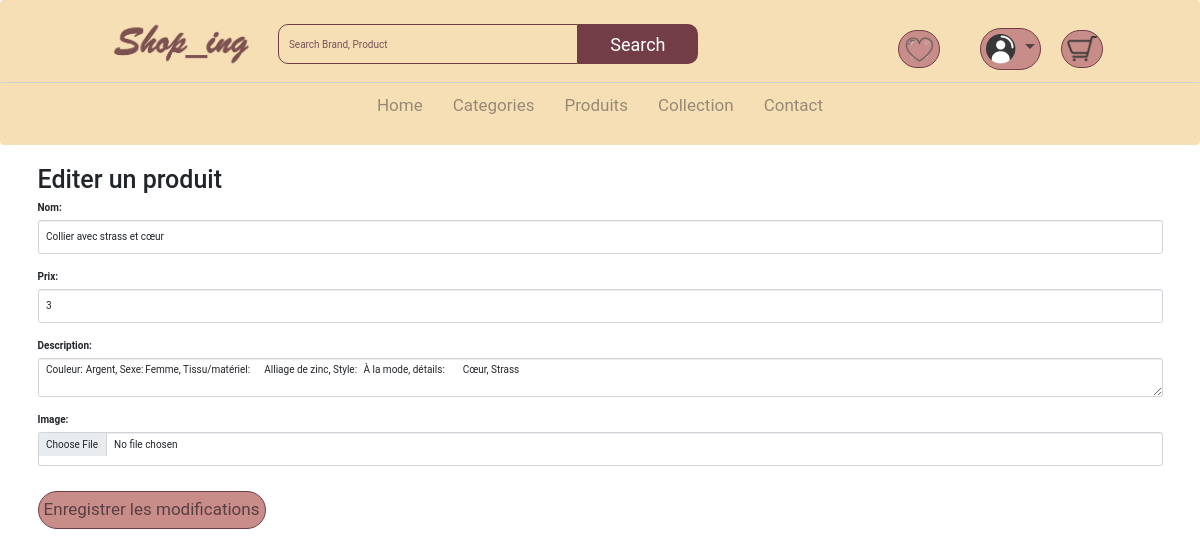
/editer.php?id=49, run on the app's committed database.
### tables this page shows
CREATE TABLE `produits` (
  `id` int(11) NOT NULL,
  `image` text NOT NULL,
  `nom` varchar(50) NOT NULL,
  `prix` int(11) NOT NULL,
  `description` text NOT NULL,
  `cat_id` int(11) DEFAULT NULL
);

### editer.php (the view, shortened to what this page needs)
<?php
require("./config/commandes.php");
$id = $_GET['id'];
$query = "SELECT * FROM produits WHERE id = :id";
$statement = $access->prepare($query);
$statement->execute(array(":id" => $id));
$produit = $statement->fetch();
?>
<?php include('./header.php'); ?>
<!DOCTYPE html>
<html>
<head>
</head>
<body>
    <div class="container">
        <h1>Editer un produit</h1>
        <form action="" method="post">
            <div class="form-group">
                <label for="nom">Nom:</label>
                <input type="text" class="form-control" id="nom" name="nom" value="<?= $produit['nom'] ?>">
            </div>
            <div class="form-group">
                <label for="prix">Prix:</label>
                <input type="text" class="form-control" id="prix" name="prix" value="<?= $produit['prix'] ?>">
            </div>
            <div class="form-group">
                <label for="description">Description:</label>
                <textarea class="form-control" id="description" name="description"><?= $produit['description'] ?></textarea>
            </div>
            <div class="form-group">
                <label for="image">Image:</label>
                <input type="file" class="form-control" id="image" name="image">
            </div>
            <input type="submit" name="submit" value="Enregistrer les modifications" class="btn btn-primary">
        </form>
    </div>
</body>
</html>

### css/nav.css (style rules this page uses)
* { margin: 0; padding: 0; box-sizing: border-box; font-family: 'roboto', sans-serif; }
.btn { display: inline-block; margin-top: 1rem; border-radius: 5rem; background:rgb(201, 141, 137); color:#583f43; padding: 0.3em; cursor: pointer; font-size: 1.7rem; border-color: #723d46; }

### login.php (style rules this page uses)
.btn { font-size: 1.3em; width:auto; }

### header.php (style rules this page uses)
.btn { background:transparent; }
* { margin: 0; padding: 0; box-sizing: border-box; font-family: 'roboto', sans-serif; }
.btn { display: inline-block; margin-top: 1rem; border-radius: 5rem; background:rgb(201, 141, 137); color:#583f43; padding: 0.3em; cursor: pointer; font-size: 1.7rem; border-color: #723d46; }

### data on the page
produits: nom "Collier avec strass et cœur", prix "3", description "Couleur: Argent, Sexe: Femme, Tissu/matériel: Alliage de zinc, Style: À la mode, détails: Cœur, Strass"
